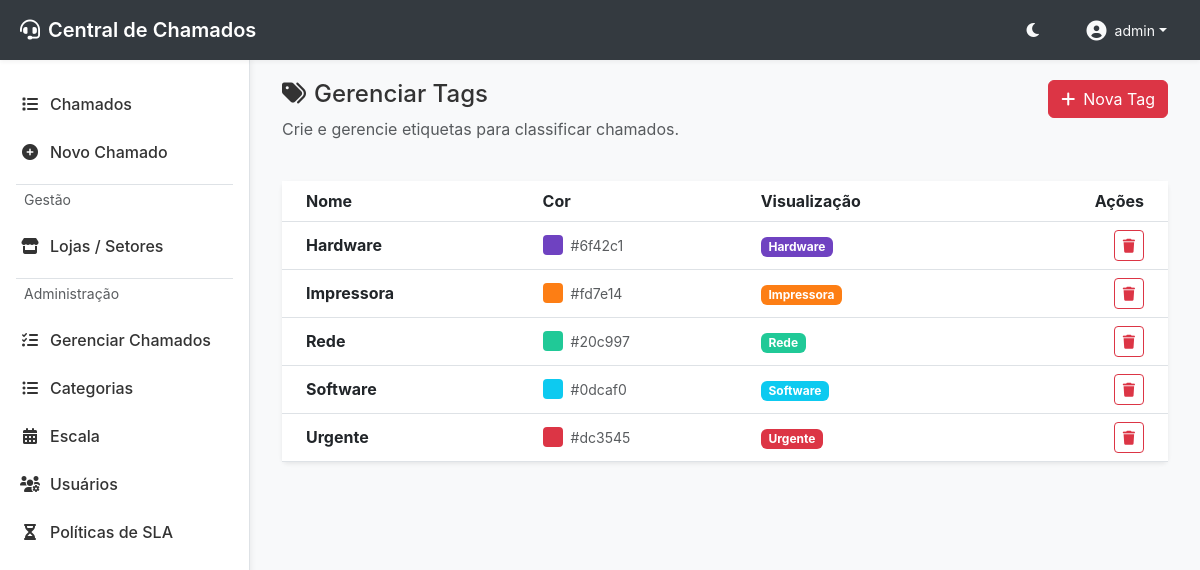
The page /tags/ (signed in) on the database its author committed.
### app/models.py (models this page shows, shortened)
class User(UserMixin, db.Model):
    __tablename__ = 'users'
    id = db.Column(db.Integer, primary_key=True)
    username = db.Column(db.String(64), index=True, unique=True, nullable=False)
    email = db.Column(db.String(120), index=True, unique=True, nullable=False)
    password_hash = db.Column(db.String(256))
    role = db.Column(db.String(20), default='user') # user, technician, admin, manager, supervisor
    department = db.Column(db.String(100))
    profile_image = db.Column(db.String(255))
    is_active = db.Column(db.Boolean, default=True)
    created_at = db.Column(db.DateTime, default=datetime.utcnow)

### app/modules/tags/models.py (models this page shows, shortened)
class Tag(db.Model):
    __tablename__ = 'tags'
    id = db.Column(db.Integer, primary_key=True)
    name = db.Column(db.String(50))
    color = db.Column(db.String(20))

### app/modules/tags/routes.py (the view, shortened to what this page needs)
@tags_bp.route('/', methods=['GET', 'POST'])
@login_required
def index():
    tags = service.get_all_tags()
    return render_template('tags.html', tags=tags, active_page='tags')

### app/modules/tags/repository.py (called while the page is built)
    def find_all(self):
        return Tag.query.order_by(Tag.name).all()

### app/modules/tags/service.py (called while the page is built)
    def get_all_tags(self):
        return self.repository.find_all()

### app/templates/tags.html (shortened to what this page needs)
{% extends "base.html" %}
{% block content %}
<div class="row mb-4">
    <div class="col-md-6">
        <h4><i class="fas fa-tags me-2"></i>Gerenciar Tags</h4>
        <p class="text-muted">Crie e gerencie etiquetas para classificar chamados.</p>
    </div>
    <div class="col-md-6 text-end">
        <button type="button" class="btn btn-primary" data-bs-toggle="modal" data-bs-target="#newTagModal">
            <i class="fas fa-plus me-2"></i>Nova Tag
        </button>
    </div>
</div>
<div class="card border-0 shadow-sm">
    <div class="card-body p-0">
        <div class="table-responsive">
            <table class="table table-hover mb-0 align-middle">
                <thead class="bg-light">
                    <tr>
                        <th class="ps-4">Nome</th>
                        <th>Cor</th>
                        <th>Visualização</th>
                        <th class="text-end pe-4">Ações</th>
                    </tr>
                </thead>
                <tbody>
                    {% for tag in tags %}
                    <tr>
                        <td class="ps-4 fw-bold">{{ tag.name }}</td>
                        <td>
                            <div class="d-flex align-items-center">
                                <div style="width: 20px; height: 20px; background-color: {{ tag.color }}; border-radius: 4px; margin-right: 8px;"></div>
                                <span class="text-muted small">{{ tag.color }}</span>
                            </div>
                        </td>
                        <td>
                            <span class="badge" style="background-color: {{ tag.color }}">{{ tag.name }}</span>
                        </td>
                        <td class="text-end pe-4">
                            <form action="{{ url_for('tags.delete_tag', id=tag.id) }}" method="POST" class="d-inline" onsubmit="return confirm('Tem certeza que deseja excluir esta tag?');">
                                <button type="submit" class="btn btn-sm btn-outline-danger" title="Excluir">
                                    <i class="fas fa-trash"></i>
                                </button>
                            </form>
                        </td>
                    </tr>
                    {% endfor %}
                </tbody>
            </table>
        </div>
    </div>
</div>
{% endblock %}

### app/templates/base.html (shortened to what this page needs)
<!DOCTYPE html>
<html lang="pt-br">
<head>
    <link href="https://cdn.jsdelivr.net/npm/bootstrap@5.3.0/dist/css/bootstrap.min.css" rel="stylesheet">
    <link href="https://cdnjs.cloudflare.com/ajax/libs/font-awesome/6.0.0/css/all.min.css" rel="stylesheet">
    <link rel="stylesheet" href="{{ url_for('static', filename='css/style.css') }}?v=4">
</head>
<body>
    {% if current_user.is_authenticated %}
    <nav class="topbar">
        <div class="brand">
            <i class="fas fa-headset me-2"></i> Central de Chamados
        </div>
        <div class="user-menu">
            <button class="btn btn-link text-light p-0 me-3" id="theme-toggle" title="Alternar Tema">
                <i class="fas fa-moon"></i>
            </button>
            <div class="dropdown">
                <button class="btn btn-link text-light text-decoration-none dropdown-toggle d-flex align-items-center" type="button" id="userDropdown" data-bs-toggle="dropdown" aria-expanded="false">
                    {% if current_user.profile_image %}
                    <img src="{{ url_for('static', filename='uploads/profiles/' + current_user.profile_image) }}" alt="Avatar" class="rounded-circle border border-light" style="width: 32px; height: 32px; object-fit: cover;">
                    {% else %}
                    <i class="fas fa-user-circle fa-lg"></i>
                    {% endif %}
                    <span class="ms-2 small d-none d-md-inline">{{ current_user.username }}</span>
                </button>
            </div>
        </div>
    </nav>
    {% endif %}
    {% if current_user.is_authenticated %}
    <div class="sidebar bg-surface">
        <nav class="nav flex-column">
            <a class="nav-link {% if active_page == 'chamados' %}active{% endif %}" href="{{ url_for('chamados.listar_chamados') }}">
                <i class="fas fa-list"></i> Chamados
            </a>
            <a class="nav-link {% if active_page == 'novo_chamado' %}active{% endif %}" href="{{ url_for('chamados.novo_chamado') }}">
                <i class="fas fa-plus-circle"></i> Novo Chamado
            </a>
            {% if current_user.role != 'tecnico' %}
            <div class="border-top my-2 mx-3 text-muted small px-2 py-1">Gestão</div>
            <a class="nav-link {% if active_page == 'lojas_setores' %}active{% endif %}" href="{{ url_for('lojas.index') }}">
                <i class="fas fa-store"></i> Lojas / Setores
            </a>
            {% endif %}
            {% if current_user.role in ['admin', 'manager', 'supervisor', 'tecnico'] %}
            <div class="border-top my-2 mx-3 text-muted small px-2 py-1">Administração</div>
            <a class="nav-link {% if active_page == 'gerenciar_chamados' %}active{% endif %}" href="{{ url_for('chamados.gerenciar_chamados') }}">
                <i class="fas fa-tasks"></i> Gerenciar Chamados
            </a>
            {% endif %}
            {% if current_user.role in ['admin', 'manager', 'supervisor'] %}
            <a class="nav-link {% if active_page == 'categorias' %}active{% endif %}" href="{{ url_for('chamados.gerenciar_categorias') }}">
                <i class="fas fa-list-ul"></i> Categorias
            </a>
            <a class="nav-link {% if active_page == 'escala' %}active{% endif %}" href="{{ url_for('escala.index') }}">
                <i class="fas fa-calendar-alt"></i> Escala
            </a>
            <a class="nav-link {% if active_page == 'usuarios' %}active{% endif %}" href="{{ url_for('auth.listar_usuarios') }}">
                <i class="fas fa-users-cog"></i> Usuários
            </a>
            <a class="nav-link {% if active_page == 'sla' %}active{% endif %}" href="{{ url_for('sla.index') }}">
                <i class="fas fa-hourglass-half"></i> Políticas de SLA
            </a>
            {% endif %}
        </nav>
    </div>
    {% endif %}
    <main class="main-content" {% if not current_user.is_authenticated %}style="margin-left: 0; padding-top: 20px;"{% endif %}>
        <div class="container-fluid">
            {% block content %}{% endblock %}
        </div>
    </main>
</body>
</html>

### rows shown on the page
User: username "admin"
Tag: name "Hardware", color "#6f42c1"
Tag: name "Impressora", color "#fd7e14"
Tag: name "Rede", color "#20c997"
Tag: name "Software", color "#0dcaf0"
Tag: name "Urgente", color "#dc3545"
